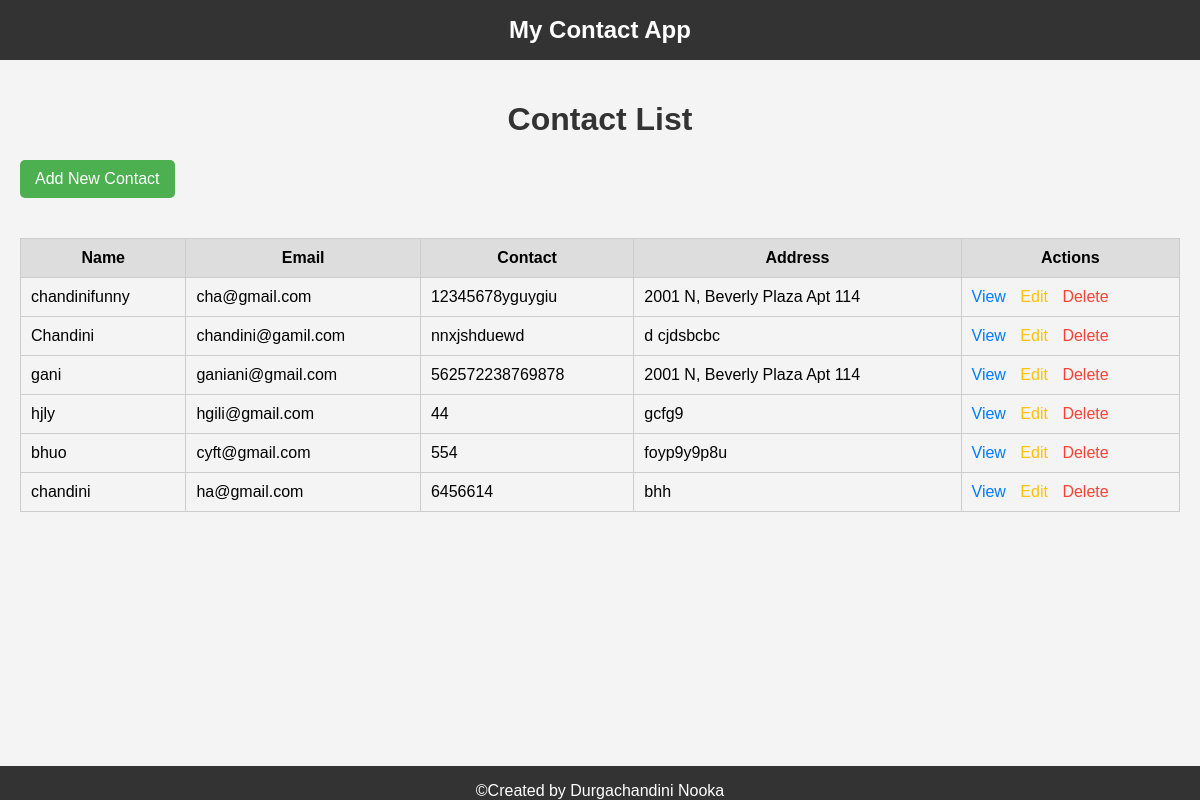
Before: /contacts/ with the older database file.
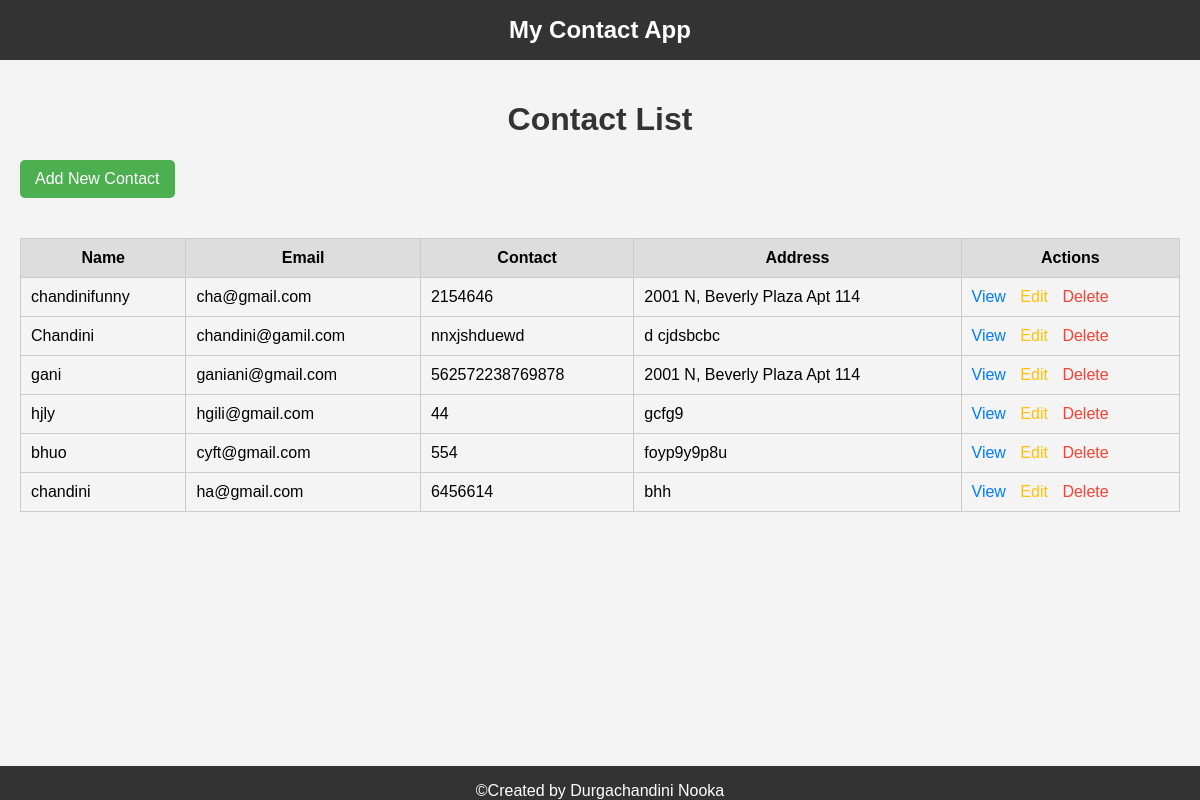
After: the same page with the newer database file.
### contacts/models.py (models this page shows, shortened)
class Contact(models.Model):
    name = models.CharField(max_length=100)
    email = models.EmailField()
    phone = models.CharField(max_length=15, blank=True)
    address = models.TextField(blank=True)

### contacts/views.py (the view)
# urls.py: path('', views.list_contacts, name='list_contacts'),
def list_contacts(request):
    contacts = Contact.objects.all()
    return render(request, 'list.html', {'contacts': contacts})

### contacts/templates/list.html (shortened to what this page needs)
{% load static %}
<!DOCTYPE html>
{% load static %}
<html lang="en" style="height: 100%">
  <head>
  </head>
  <body
    style="
      font-family: Arial, sans-serif;
      background-color: #f4f4f4;
      margin: 0;
      display: flex;
      flex-direction: column;
      min-height: 100vh;
    "
  >
    <header
      style="
        background-color: #333;
        color: white;
        padding: 1rem;
        text-align: center;
      "
    >
      <h2 style="margin: 0">My Contact App</h2>
    </header>
    <main style="flex: 1; padding: 20px">
      <h1 style="color: #333; text-align: center">Contact List</h1>
      <a
        href="{% url 'create_contact' %}"
        style="
          background-color: #4caf50;
          color: white;
          padding: 10px 15px;
          text-decoration: none;
          border-radius: 5px;
          display: inline-block;
          margin-bottom: 20px;
        "
        >Add New Contact</a
      >
      <table style="width: 100%; border-collapse: collapse; margin-top: 20px">
        <tr style="background-color: #ddd">
          <th style="padding: 10px; border: 1px solid #ccc">Name</th>
          <th style="padding: 10px; border: 1px solid #ccc">Email</th>
          <th style="padding: 10px; border: 1px solid #ccc">Contact</th>
          <th style="padding: 10px; border: 1px solid #ccc">Address</th>
          <th style="padding: 10px; border: 1px solid #ccc">Actions</th>
        </tr>
        {% for contact in contacts %}
        <tr>
          <td style="padding: 10px; border: 1px solid #ccc">
            {{ contact.name }}
          </td>
          <td style="padding: 10px; border: 1px solid #ccc">
            {{ contact.email }}
          </td>
          <td style="padding: 10px; border: 1px solid #ccc">
            {{ contact.phone }}
          </td>
          <td style="padding: 10px; border: 1px solid #ccc">
            {{ contact.address }}
          </td>
          <td style="padding: 10px; border: 1px solid #ccc">
            <a
              href="{% url 'detail_contact' contact.id %}"
              style="margin-right: 10px; color: #017bff; text-decoration: none"
              >View</a
            >
            <a
              href="{% url 'edit_contact' contact.id %}"
              style="margin-right: 10px; color: #ffc107; text-decoration: none"
              >Edit</a
            >
            <a
              href="{% url 'delete_contact' contact.id %}"
              style="color: #f44336; text-decoration: none"
              >Delete</a
            >
          </td>
        </tr>
        {% endfor %}
      </table>
    <footer
      style="
      background-color: #333;
      color: white;
      position: fixed;
      left: 0;
      bottom: 0;
      width:100%;
      text-align: center;
      "
    >
      <p style="margin-bottom: 0px !important">&copy;Created by Durgachandini Nooka</p>
    </footer>
  </body>
</html>

Changed rows visible on the page:
changed Contact "chandinifunny": phone "12345678yguygiu" → "2154646"
